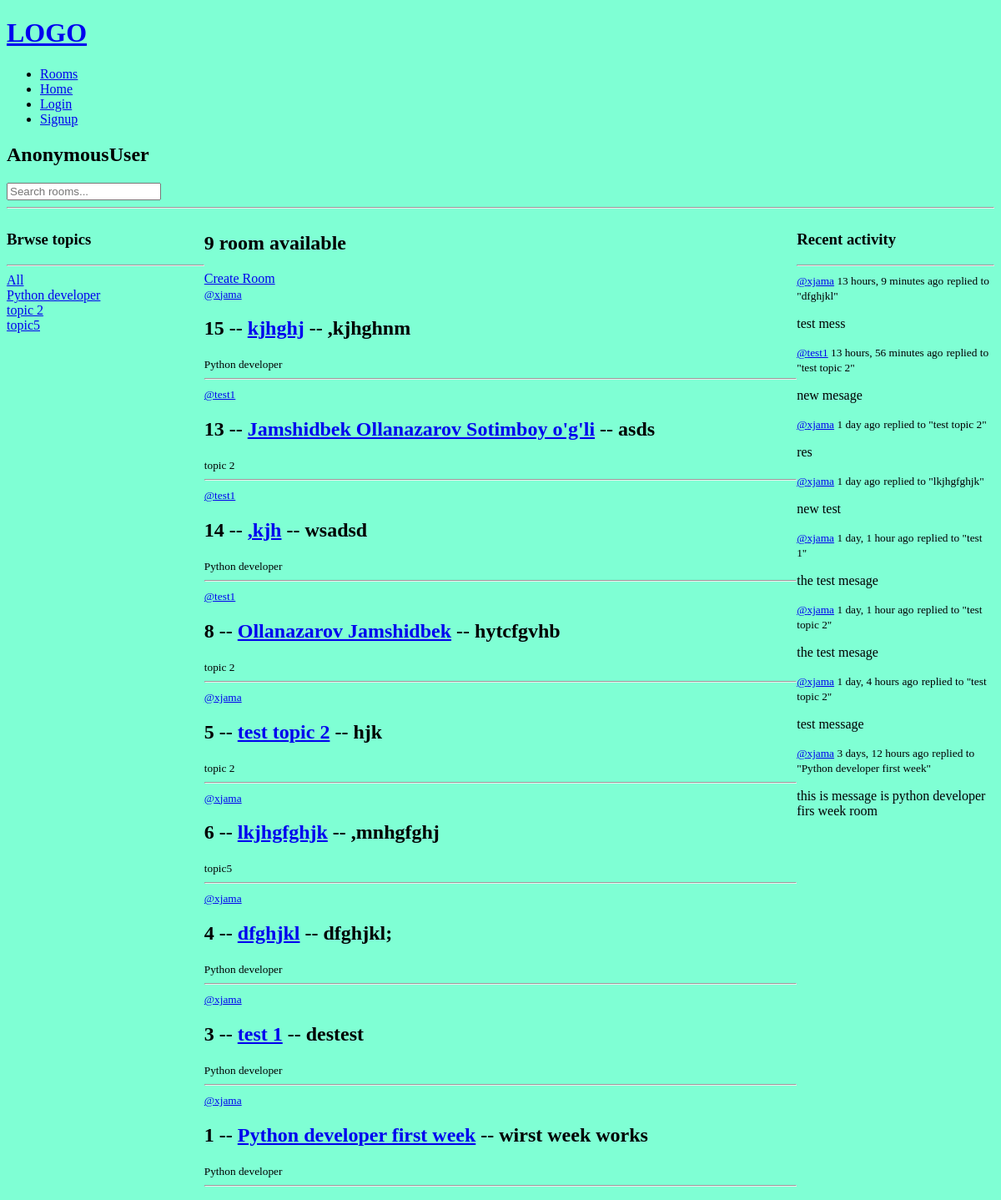
/, run on an earlier commit of the app's database.
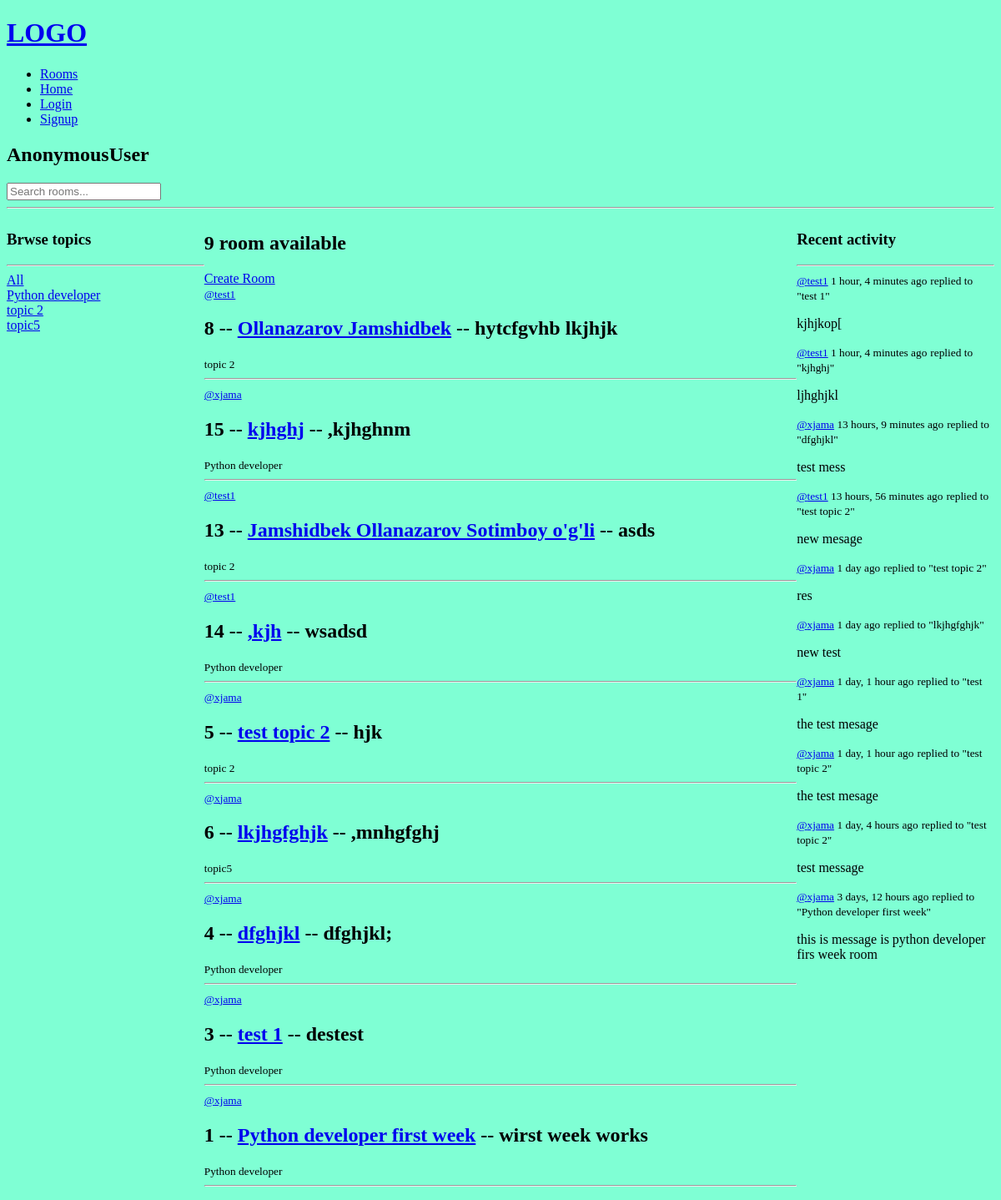
And on a later commit of the database.
### base/models.py (models this page shows, shortened)
class Topic(models.Model):
    name = models.CharField(max_length=200)

class Room(models.Model):
    host = models.ForeignKey(User, on_delete=models.SET_NULL, null=True)
    topic = models.ForeignKey(Topic, on_delete=models.SET_NULL, null=True)
    participants = models.ManyToManyField(User, related_name='participants', blank=True)
    name = models.CharField(max_length=200)
    description = models.TextField()
    updated = models.DateTimeField(auto_now=True)
    created = models.DateTimeField(auto_now_add = True)
    class Meta:
        ordering = ['-updated', '-created']
    def __str__(self) -> str:
        return self.name

class Message(models.Model):
    user = models.ForeignKey(User, on_delete=models.SET_NULL, null=True)
    room = models.ForeignKey(Room, on_delete=models.SET_NULL, null=True, related_name="room")
    body = models.TextField()
    updated = models.DateTimeField(auto_now=True)
    created = models.DateTimeField(auto_now_add = True)
    class Meta:
        ordering = ['-updated', '-created']
    def __str__(self) -> str:
        return self.body[:60]

### base/views.py (the view)
# urls.py: path("", views.home, name="home"),
def home(request):
    q = request.GET.get('q') if request.GET.get('q') else ""
    rooms_data = Room.objects.filter(Q(topic__name__icontains = q) |
                                       Q(name__icontains = q) |
                                       Q(description__icontains = q))
    topics_data = Topic.objects.all()
    rooms_count = rooms_data.count()
    messages_data = Message.objects.filter(Q(room__topic__name__icontains=q) |
                                           Q(room__name__icontains = q) |
                                           Q(room__description__icontains = q))
    context = {'rooms': rooms_data, 'topics': topics_data, "rooms_count": rooms_count, 'messages_data': messages_data}
    return render(request, "base/home.html", context)

### base/templates/base/home.html (shortened to what this page needs)
{% extends "main.html" %}
{% block content %}
<div class="home-container">
    <div>
        {% include 'base/topics_component.html' %}
    </div>
    <div>
        <h2>{{rooms_count}} room available</h2>
        <a href="{% url 'create-room' %}">Create Room</a>
        {% include 'base/feed_component.html' %}
    </div>
    <div>
        {% include 'base/activity_component.html' %}
    </div>
</div>
{% endblock content %}

### base/templates/base/topics_component.html
<h3>Brwse topics</h3>
        <hr>
        <a href="{% url 'home' %}">All</a>
        {% for topic in topics %}
            <div>
                <a href="{% url 'home' %}?q={{topic.name}}">{{topic.name}}</a>
            </div>
        {% endfor %}

### base/templates/base/feed_component.html (shortened to what this page needs)
<div>
    {% for room in rooms %}
    <div>
        <small><a href="{% url 'user-profile' room.host.id %}">@{{room.host}}</a></small>
        <h2>{{ room.id }} -- <a href="{% url 'room' room.id %}">{{ room.name }}</a> -- {{ room.description }}</h2>
        <small>{{room.topic.name}}</small>
        <hr>
    </div>
    {% endfor %}
</div>

### base/templates/base/activity_component.html (shortened to what this page needs)
<h3>Recent activity</h3>
<hr>
{% for message in messages_data %}
    <div>
        <small><a href="{% url 'user-profile' message.user.id %}">@{{ message.user}}</a> {{message.created|timesince }} ago</small>
        <small>replied to "{{ message.room }}"</small>
        <p>{{message}}</p>
    </div>
{% endfor %}

What changed in the data, as far as the page shows it:
changed Room "Ollanazarov Jamshidbek": description "hytcfgvhb" → "hytcfgvhb lkjhjk"; moves up the list
added Message: user "test1", created "1 hour, 4 minutes", room "test 1", body "kjhjkop["
added Message: user "test1", created "1 hour, 4 minutes", room "kjhghj", body "ljhghjkl"
